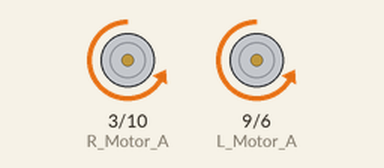
This sketch was run on a simulated Arduino Uno, built with avr-gcc and run on an emulated ATmega328P. Parts: motor-driver pin pairs drawn as motors (green arrow = first pin HIGH = forward, orange = second pin HIGH = backward, longer = more drive, scaled by the enable pin).

Above: at 0.3 s.
At 6.8 s:
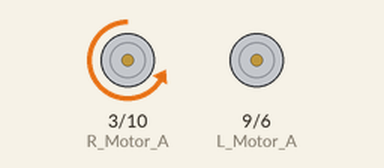
At 19.1 s:
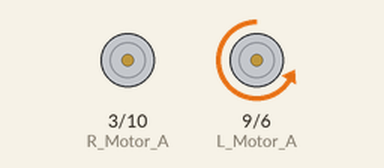
At 32.8 s:
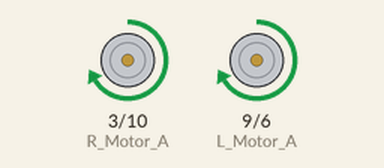
Timing chart, 0 to 40.0 s (numbered marks = the images above):
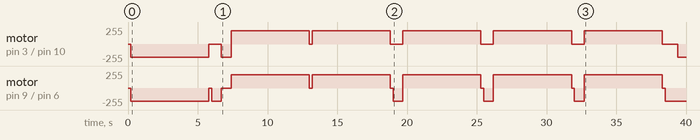

The sketch:

MotorDriverH_Bridge.ino
```cpp
//Pin definitions
const byte L_Motor_A = 9; // pin 9 på arduino forbunet til pin 7 på motor driver
const byte L_Motor_B = 6; // pin 6 på arduino forbunet til pin 2 på motor driver
const byte L_Motor_Ena = 5; // pin 5 på arduino forbunet til pin 1 på motor driver
const byte R_Motor_A = 3; // pin 3 på arduino forbunet til pin 15 på motor driver
const byte R_Motor_B = 10; // pin 10 på arduino forbunet til pin 10 på motor driver
const byte R_Motor_Ena = 11; // pin 11 på arduino forbunet til pin 9 på motor driver

//function prototypes
int driveforward(int distance, int spd); //distance=meters spd=0-255
int drivereverse(int distance, int spd); //distance=meters spd=0-255
void sharpturn(int dir, int angle, int spd); //1=left 2=right angle=delay in milisecs, spd=0-255

void setup()
{

//  attachInterrupt(digitalPinToInterrupt(BUTTON_FORWARD), button_forward, FALLING);
pinMode (L_Motor_A, OUTPUT); // pin 9 på arduino forbunet til pin 7 på motor driver
pinMode (L_Motor_B, OUTPUT); // pin 6 på arduino forbunet til pin 2 på motor driver
pinMode (L_Motor_Ena, OUTPUT); // pin 5 på arduino forbunet til pin 1 på motor driver
pinMode (R_Motor_A, OUTPUT); // pin 3 på arduino forbunet til pin 15 på motor driver
pinMode (R_Motor_B, OUTPUT); // pin 10 på arduino forbunet til pin 10 på motor driver
pinMode (R_Motor_Ena, OUTPUT); // pin 11 på arduino forbunet til pin 9 på motor driver
}


void loop(){
  delay (200);
  driveforward (2,200);
  delay (200);
  sharpturn (1,500,200);
  delay (200);
  sharpturn (2,500,200);
  delay (200);
  drivereverse (2,200);
  delay (200);
  drivereverse (2,200);
  delay (200);
  sharpturn (1,500,200);
  delay (200);
  drivereverse (2,200);
  delay (200);
  sharpturn (1,500,200);
  delay (200);
  drivereverse (2,200);
  delay (200);
  sharpturn (1,500,200);
  delay (200);
  drivereverse (2,200);
  delay (200);
  sharpturn (1,500,200);
  delay (200);
}

// Function declarations

/*** drive forward***/
int driveforward(int distance, int spd){
  int meter = 2800 * distance;
  analogWrite(L_Motor_Ena, spd);
  analogWrite(R_Motor_Ena, spd);

  digitalWrite(L_Motor_B, HIGH);
  digitalWrite(L_Motor_A, LOW);

  digitalWrite(R_Motor_B,HIGH);
  digitalWrite(R_Motor_A, LOW);
  delay(meter);
  analogWrite(L_Motor_Ena, spd);
  analogWrite(R_Motor_Ena, spd);

  digitalWrite(L_Motor_B, LOW);
  digitalWrite(L_Motor_A, LOW);

  digitalWrite(R_Motor_B, LOW);
  digitalWrite(R_Motor_A, LOW);
  return 0;
}
/*** drive reverse distance=meters spd=0-255***/
int drivereverse(int distance, int spd){
  int meter = 2800 * distance;
  analogWrite(L_Motor_Ena, spd);
  analogWrite(R_Motor_Ena, spd);

  digitalWrite(L_Motor_B, LOW);
  digitalWrite(L_Motor_A, HIGH);

  digitalWrite(R_Motor_B, LOW);
  digitalWrite(R_Motor_A, HIGH);
  delay(meter);
  analogWrite(L_Motor_Ena, spd);
  analogWrite(R_Motor_Ena, spd);

  digitalWrite(L_Motor_B, LOW);
  digitalWrite(L_Motor_A, LOW);

  digitalWrite(R_Motor_B, LOW);
  digitalWrite(R_Motor_A, LOW);
  return 0;
}
/*** sharpturn 1=left 2=right angle=delay in milisecs***/
void sharpturn(int dir, int angle, int spd){
//  digitalWrite(enable, 1);
  switch(dir){
    case 1: // turn left
  analogWrite(L_Motor_Ena, spd);
  analogWrite(R_Motor_Ena, spd);

  digitalWrite(L_Motor_B, HIGH);
  digitalWrite(L_Motor_A, LOW);

  digitalWrite(R_Motor_B, LOW);
  digitalWrite(R_Motor_A, LOW);
      delay(angle);
      break;
    case 2: // turn right
      analogWrite(L_Motor_Ena, spd);
  analogWrite(R_Motor_Ena, spd);

  digitalWrite(L_Motor_B, LOW);
  digitalWrite(L_Motor_A, LOW);

  digitalWrite(R_Motor_B, HIGH);
  digitalWrite(R_Motor_A, LOW);
      delay(angle);
      break;
  }
}
```

Measured:
- by itself, motor on pin 9 (L_Motor_A) / pin 6 (L_Motor_B): stopped → backward 200/255 at 0.20 s, → stopped 5.6 s later, → backward 200/255 0.20 s later, → stopped 0.70 s later, … (18 changes in this stretch)
- by itself, motor on pin 3 (R_Motor_A) / pin 10 (R_Motor_B): stopped → backward 200/255 at 0.20 s, → stopped 5.6 s later, → backward 200/255 0.90 s later, → forward 200/255 0.70 s later, … (14 changes in this stretch)
